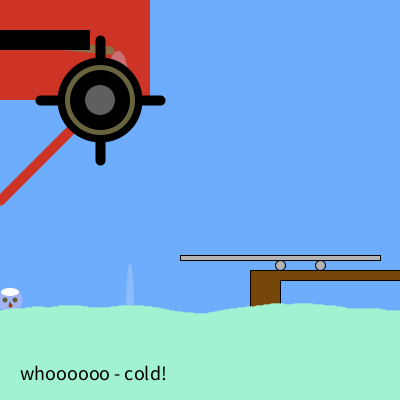
Frame 1 (no input)
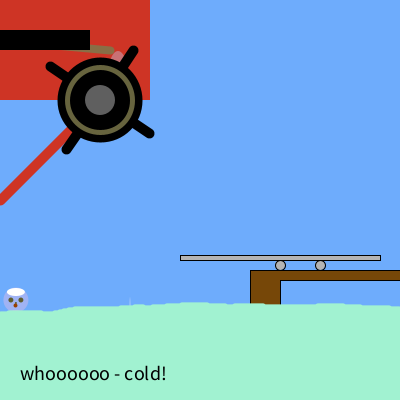
Frame 60 (the mouse pressed at the canvas centre just before this capture)
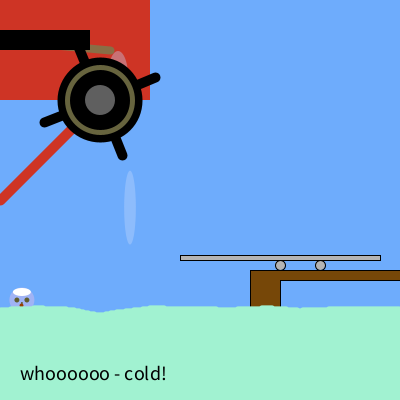
Frame 120 (the mouse held since frame 60 and released just before this capture)

The Processing sketch that drew these frames (run headless with seeded random() and noise(); from frame 60 on, the mouse is pressed at the canvas centre):

// Processing sketch: processing_180794
// ── processing_180794.pde


float x = 0;
float y = 0;

float swimmerx = 10;
float swimmery = 300;

float r = 0;
float r2 = 0;

float time = 0;

void setup ()
{
  size (400, 400);
}
void draw ()
{
  background (#6EACFC);

  //jetty
  stroke (0);
  strokeWeight (1);
  fill (#764708);
  rect (250, 270, 150, 150);
  
  //divingboard
  fill (180);
  ellipse  (280, 265, 10, 10);
  ellipse (320, 265, 10, 10);
  rect (180, 255, 200, 5);

  //underjetty
  fill (#6EACFC);
  rect (280, 280, 130, 150);

  //mill
  noStroke ();
  fill (#CE3425);
  rect (0, 0, 150, 100);
  stroke (#CE3425);
  strokeWeight (10);
  line (0,200, 100, 100);
  
  //race
  stroke (#896E46);
  strokeWeight (8);
  line(0, 40, 110, 50); 
  noStroke ();
  fill(0);
  rect (0, 30, 90, 20);
  
  //water
  fill (#C2D6FC, 95);
  ellipse (118,76,20,50);
  ellipse (130, (random(150, 400)), (random (30)), (random (50, 100)));
  
  //wheel
    translate (100, 100);
  rotate (r); 
  //spokes
  stroke (0);
  strokeWeight (10);
  line (x, y, x+60, y);
  line (x, y, x - 60, y);
  line (x, y, x, y + 60);
  line (x, y, x, y - 60);

  resetMatrix ();

  fill(0);
  ellipse (100,100,75,75);
  noFill ();
  stroke (#67643E);
  strokeWeight (5);
  ellipse (100,100,65,65);

  translate (100, 100);
  rotate (r2);
noStroke ();
  fill (95,95,95);
   ellipse (x,y,30,30);

   resetMatrix(); 
 //swimmer
  noStroke();
  fill (#FCC2E5, 90);
  ellipse (swimmerx, swimmery, 25, 25);
  ellipse (swimmerx, swimmery + 50, 40, 80);
 //eyes
  fill (#5F5D2F);
  ellipse (swimmerx - 5, swimmery, 5, 5);
  ellipse (swimmerx + 5, swimmery, 5, 5);
//nose
ellipse (swimmerx, swimmery + 3, 2,2);
stroke (#983E02);
strokeWeight (4);
//mouth 
point ( swimmerx, swimmery +5);
//cap
noStroke ();
fill (255);
ellipse (swimmerx, swimmery - 8, 18,8);

  stroke (255);

  float x = 0;

  while (x < width) 
  {
    stroke (#A1F2D1);
    line(x, 300 + 20 * noise(x / 100, time), x, height);
    x = x + 1;
  }

  time = time + 0.02;

  fill (0);
  textSize (20);
  text ("whoooooo - cold!", 20, 380);
  
  r = r + 0.01;
  r2 = r2 + 0.02;
   swimmerx = swimmerx + 0.1;
   
   if    (swimmerx >130)
   {
     swimmerx = 130;
   
   }
}
